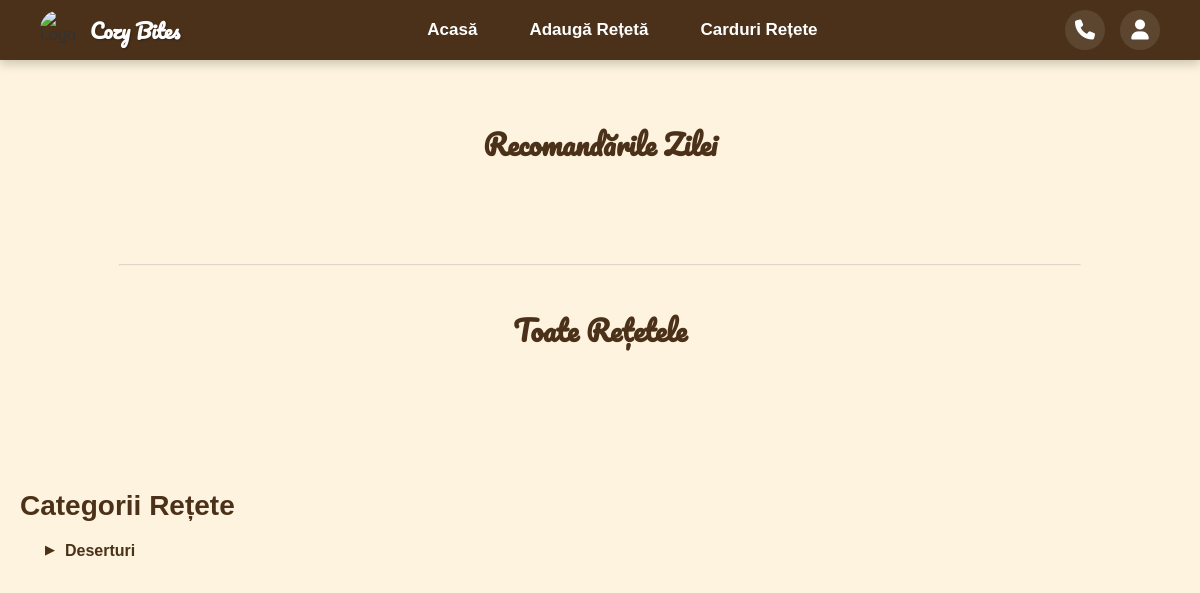
Page /carduri.php on the earlier database version.
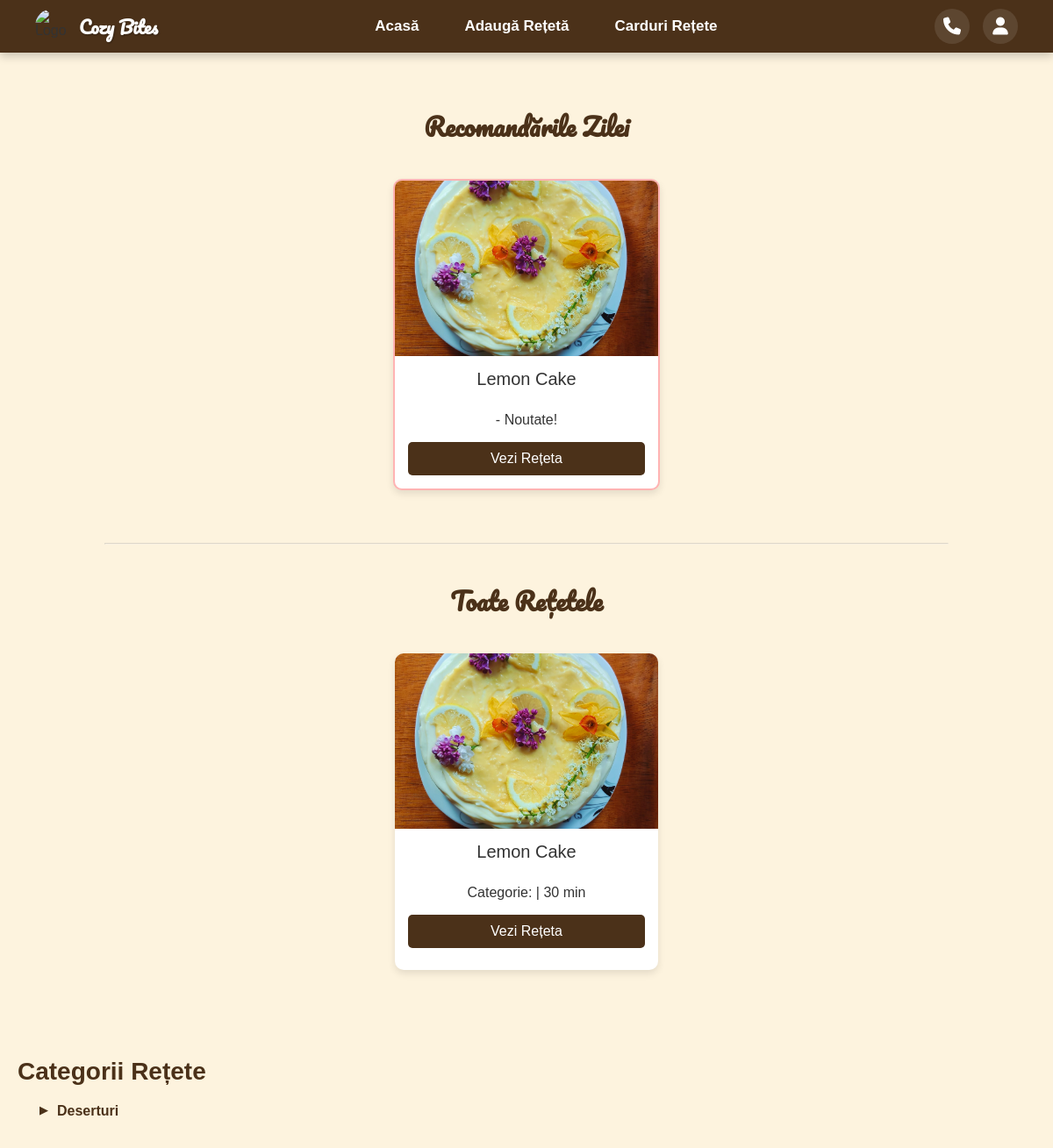
Same page on the later database version.
### tables this page shows
CREATE TABLE retete (
        id INTEGER PRIMARY KEY AUTOINCREMENT,
        id_utilizator INTEGER NOT NULL,
        nume_reteta TEXT NOT NULL,
        categorie TEXT NOT NULL,
        timp_preparare INTEGER NOT NULL,
        FOREIGN KEY (id_utilizator) REFERENCES utilizatori(id) ON DELETE CASCADE
    );

CREATE TABLE retete_imagini (
    id INTEGER PRIMARY KEY AUTOINCREMENT,
    id_reteta INTEGER NOT NULL,
    cale_fisier TEXT NOT NULL,
    FOREIGN KEY (id_reteta) REFERENCES retete(id) ON DELETE CASCADE
    );

### carduri.php (the view, shortened to what this page needs)
<?php
global $pdo;
?>
<!DOCTYPE html>
<html lang="ro">
<head>
    <link rel="stylesheet" href="css/orizontal.css">
    <link rel="stylesheet" href="https://cdnjs.cloudflare.com/ajax/libs/font-awesome/6.4.0/css/all.min.css">
</head>
<body>
<nav class="navbar">
    <div class="nav-left">
        <img src="../images/LogoCircle.png" class="logo-nav" alt="Logo">
        <span class="logo-text">Cozy Bites</span>
    </div>
    <ul class="nav-center">
        <li><a href="home5.html">Acasă</a></li>
        <li><a href="formular5.php">Adaugă Rețetă</a></li>
        <li><a href="carduri.php">Carduri Rețete</a></li>
    </ul>
    <div class="nav-right">
        <a href="contact.html" title="Contact"><i class="fas fa-phone"></i></a>
        <a href="login.php" title="Contul Meu"><i class="fas fa-user"></i></a>
    </div>
</nav>
<h2 style="text-align: center; font-family: 'Pacifico', cursive;">Recomandările Zilei</h2>
<div class="container-carduri container-recomandari">
    <?php
    $stmtRec = $pdo->query("SELECT * FROM retete ORDER BY id DESC LIMIT 2");
    while ($row = $stmtRec->fetch()) {
        $imgStmt = $pdo->prepare("SELECT cale_fisier FROM retete_imagini WHERE id_reteta = ? LIMIT 1");
        $imgStmt->execute([$row['id']]);
        $foto = $imgStmt->fetch();
        $calePoza = $foto ? $foto['cale_fisier'] : '../images/default_recipe.jpeg';
        echo '
            <div class="card" style="border: 2px solid #ffb3b3;">
                <img src="' . htmlspecialchars($calePoza) . '" alt="Recomandare">
                <div class="card-body">
                    <div class="card-title">' . htmlspecialchars($row['nume_reteta']) . '</div>
                    <p>' . htmlspecialchars($row['categorie']) . ' - Noutate!</p>
                    <a href="vizualizare_reteta.php?id=' . $row['id'] . '" class="card-btn">Vezi Rețeta</a>
                </div>
            </div>';
    }
    ?>
</div>
<hr style="width: 80%; opacity: 0.3;">
<h2 style="text-align: center; font-family: 'Pacifico', cursive; margin-top: 40px;">Toate Rețetele</h2>
<div class="container-carduri">
    <?php
    $stmt = $pdo->query("SELECT * FROM retete ORDER BY id DESC");
    while ($row = $stmt->fetch()) {
        $imgStmt = $pdo->prepare("SELECT id, cale_fisier FROM retete_imagini WHERE id_reteta = ? LIMIT 1");
        $imgStmt->execute([$row['id']]);
        $foto = $imgStmt->fetch();
        $calePoza = $foto ? $foto['cale_fisier'] : '../images/default_recipe.jpeg';
        echo '
            <div class="card" id="reteta-' . $row['id'] . '">
                <img src="' . htmlspecialchars($calePoza) . '" alt="Imagine Rețetă" class="recipe-img">
                <div class="card-body">
                    <div class="card-title">' . htmlspecialchars($row['nume_reteta']) . '</div>
                    <p>Categorie: ' . htmlspecialchars($row['categorie']) . ' | ' . $row['timp_preparare'] . ' min</p>
                    <a href="vizualizare_reteta.php?id=' . $row['id'] . '" class="card-btn">Vezi Rețeta</a>
                    <div class="admin-controls">';
        echo '      </div>
                </div>
            </div>';
    }
    ?>
</div>
<div style="padding: 20px;">
    <h2>Categorii Rețete</h2>
    <ul class="lista-colapsabila">
        <li class="expandabil">Deserturi
        </li>
    </ul>
</div>
</body>
</html>

### css/orizontal.css (style rules this page uses)
:root { --culoare-fundal: #fdf3de; --culoare-text: #333333; --culoare-meniu: #4b3119; --culoare-hover: #614822; }
body { background-color: var(--culoare-fundal); color: var(--culoare-text); font-family: Arial, sans-serif; margin: 0; padding: 0; }
.navbar { display: flex; align-items: center; justify-content: space-between; background-color: var(--culoare-meniu); padding: 10px 40px; box-shadow: 0 4px 10px rgba(0, 0, 0, 0.2); top: 0; z-index: 1000; }
.nav-left { display: flex; align-items: center; gap: 0px; }
.logo-nav { width: 50px; height: 50px; border-radius: 50%; object-fit: cover; }
.logo-text { font-family: 'Pacifico', cursive; font-size: 28px; color: var(--culoare-fundal); text-shadow: 1px 1px 2px rgba(0, 0, 0, 0.3); }
.nav-center { display: flex; list-style-type: none; margin: 0; padding: 0; gap: 20px; }
.nav-center li a { text-decoration: none; color: white; font-weight: 600; font-size: 17px; padding: 8px 16px; border-radius: 20px; transition: all 0.3s ease; }
.nav-right { display: flex; gap: 15px; }
.nav-right a { color: white; font-size: 20px; background-color: rgba(255, 255, 255, 0.1); width: 40px; height: 40px; display: flex; align-items: center; justify-content: center; border-radius: 50%; text-decoration: none; transition: all 0.3s ease; }
body { animation: fadeSlide 1s ease-out; }
.logo-nav { width: 40px; height: 40px; margin-right: 10px; }
.logo-text { font-size: 20px; font-weight: bold; color: white; }
h2 { margin-top: 60px; margin-bottom: 15px; font-size: 28px; color: var(--culoare-meniu); }
.container-carduri { display: flex; flex-wrap: wrap; gap: 20px; justify-content: center; padding: 20px; }
.card { background-color: white; border-radius: 10px; box-shadow: 0 4px 8px rgba(0, 0, 0, 0.1); width: 300px; display: flex; flex-direction: column; overflow: hidden; }
.card img { width: 100%; height: 200px; object-fit: cover; }
.card-body { padding: 15px; display: flex; flex-direction: column; flex: 1; text-align: center; }
.card-title { font-size: 20px; color: var(--culoare-text); margin-bottom: 10px; }
.card-btn { margin-top: auto; background-color: var(--culoare-meniu); color: white; text-align: center; padding: 10px; text-decoration: none; border-radius: 5px; }
.lista-colapsabila, .lista-colapsabila ul { list-style-type: none; padding-left: 25px; margin-top: 10px; }
.expandabil { cursor: pointer; position: relative; padding: 5px 0 5px 20px; font-weight: bold; color: var(--culoare-meniu); user-select: none; }
.expandabil::before { content: "▶"; position: absolute; left: 0; top: 6px; font-size: 12px; transition: transform 0.3s ease; }
body { position: relative; overflow-x: hidden; }

### carduri.php (style rules this page uses)
.container-recomandari { display: flex; gap: 20px; justify-content: center; margin-bottom: 40px; }

Differences in the rows shown:
added retete: retete_imagini.cale_fisier (picture), nume_reteta "Lemon Cake", timp_preparare "30"
